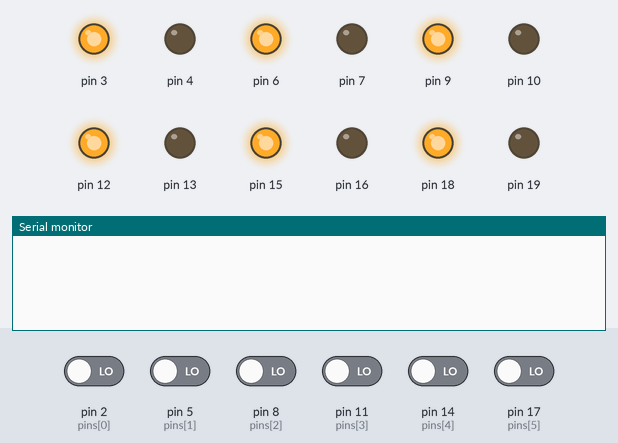
Recording of a sketch running on a simulated Arduino Uno, built with avr-gcc and run on an emulated ATmega328P. Shown: output pins drawn as LEDs (lit = HIGH), the last lines printed to the serial monitor. Inputs (shaded band) come from the test bench; at power-on: pin 2 (pins[0]), pin 5 (pins[1]), pin 8 (pins[2]), pin 11 (pins[3]), pin 14 (pins[4]), pin 17 (pins[5]) LOW.

Above: at 1.2 s.
1.3 s: pin 2 (pins[0]) driven HIGH
At 2.2 s:
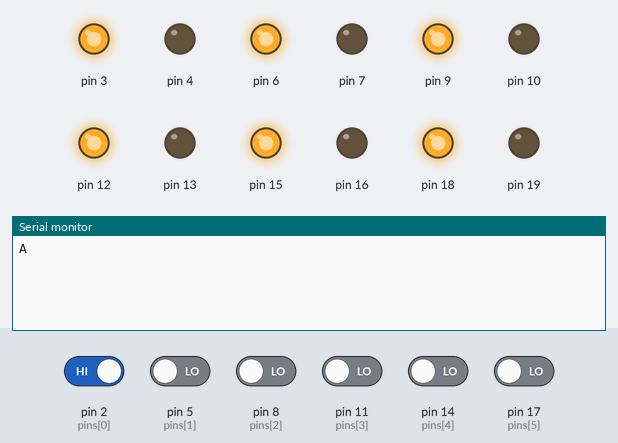
3.8 s: pin 5 (pins[1]) driven HIGH
At 4.4 s:
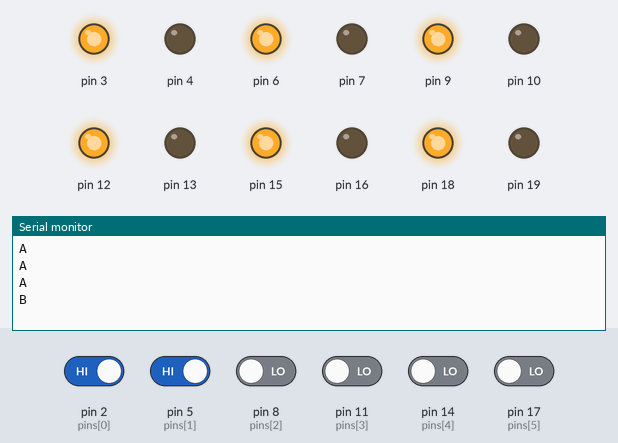
6.0 s: pin 8 (pins[2]) driven HIGH
At 6.7 s:
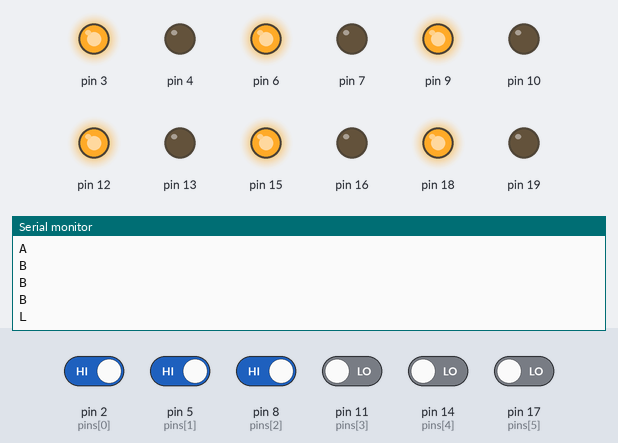
8.3 s: pin 11 (pins[3]) driven HIGH
At 8.9 s:
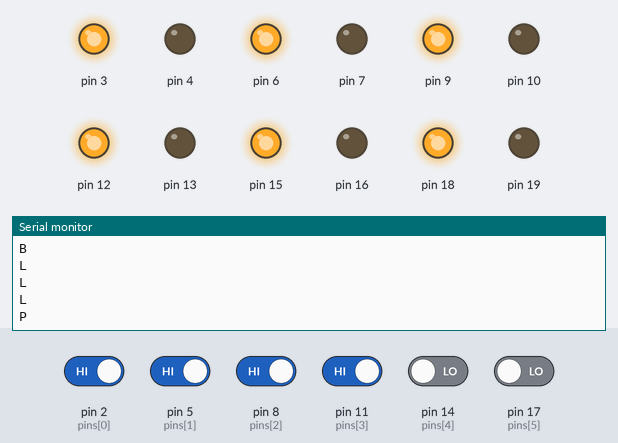
10.5 s: pin 14 (pins[4]) driven HIGH
At 11.2 s:
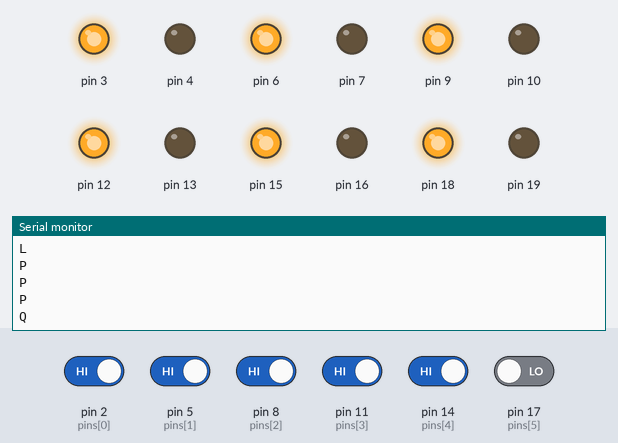
12.8 s: pin 2 (pins[0]) driven LOW
At 13.4 s:
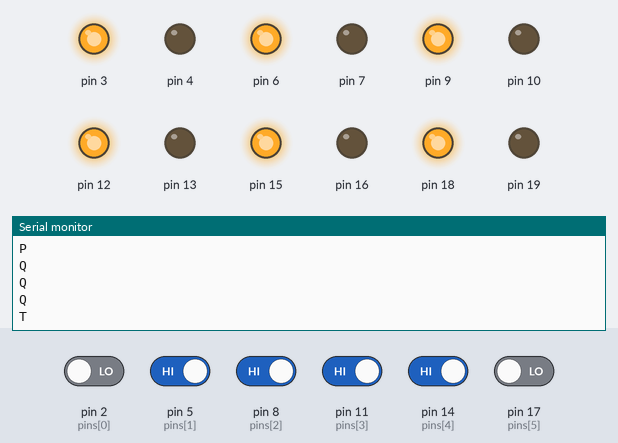

Measured:
- after the input at 1.3 s, the serial monitor: prints a new line after 0.25 s (image 1)
- after the input at 3.8 s, the serial monitor: prints a new line at once (image 2)
- after the input at 6.0 s, the serial monitor: prints a new line after 0.05 s (image 3)
- after the input at 8.3 s, the serial monitor: prints a new line at once (image 4)
- after the input at 10.5 s, the serial monitor: prints a new line after 0.05 s (image 5)
- after the input at 12.8 s, the serial monitor: prints a new line at once (image 6)

The sketch:

Touch_Input_Braille_Letters.ino
```cpp
byte letters[] = {0b100000, //a
                  0b110000, //b
                  0b100100, //c
                  0b100110, //d
                  0b100010, //e
                  0b110100, //f
                  0b110110, //g
                  0b110010, //h
                  0b010100, //i
                  0b010110, //j
                  0b101000, //k
                  0b111000, //l
                  0b101100, //m
                  0b101110, //n
                  0b101010, //o
                  0b111100, //p
                  0b111110, //q
                  0b111010, //r
                  0b011100, //s
                  0b011110, //t
                  0b101001, //u
                  0b111001, //v
                  0b010111, //w
                  0b101101, //x
                  0b101111, //y
                  0b101011  //z
                 };

//hello 110010 100010 111000 111000 101010

int pins[] = {2, 5, 8, 11, 14, 17};

byte data = 0b000000;
byte lastdata = 0b000000;
bool pressed = false;
long timepressed = 0;

void setup() {
  Serial.begin(9600);
  for (int i = 0; i <= 5; i++) {
    int pin = pins[i];
    pinMode(pin + 2, OUTPUT);
    pinMode(pin + 1, OUTPUT);
    pinMode(pin, INPUT);

    digitalWrite(pin + 2, LOW);
    digitalWrite(pin + 1, HIGH);

  }
}

void loop() {
  data = 0b000000;

  for (int i = 0; i <= 5; i++)
  {
    if (digitalRead(pins[i]) == HIGH)
    {
      pressed = true;
    }
  }

  if (pressed)
  {
    delay(250);
    for (int i = 0; i <= 5; i++)
    {
      data = data + (digitalRead(pins[i]) << (5 - i));
    }

    pressed = false;
  }

  for (int x = 0; x < 26; x++)
  {
    if (letters[x] == data)
    {
      Serial.println(char(0b01000001 + x));
      delay(500);
      break;
    }
  }
  //Serial.println(data, BIN);
}
```
